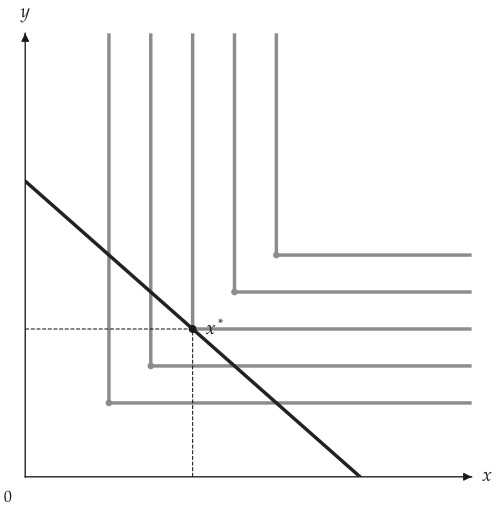

The Python source for this figure:
from utility_viz import Canvas, Config, levels, parse_latex, solve

Config.load("manual.toml").use()  # figure settings

model = parse_latex(r"\min(2x, 3y)")  # Leontief(a=2.0, b=3.0)
eq = solve(model, px=2.0, py=3.0, income=30.0)

cvs = Canvas(x_max=20, y_max=15, x_label="$x$", y_label="$y$")
cvs.add_utility(model, levels=levels.around(eq.utility, n=5), show_kinks=True)
cvs.add_budget(2.0, 3.0, 30.0)
cvs.add_equilibrium(eq)
cvs.save("leontief.png")
